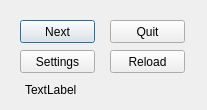
<?xml version="1.0" encoding="UTF-8"?>
<ui version="4.0">
 <class>GameMenu</class>
 <widget class="QDialog" name="GameMenu">
  <property name="geometry">
   <rect>
    <x>0</x>
    <y>0</y>
    <width>207</width>
    <height>110</height>
   </rect>
  </property>
  <property name="windowTitle">
   <string>Game</string>
  </property>
  <widget class="QPushButton" name="pushButton_Next">
   <property name="geometry">
    <rect>
     <x>20</x>
     <y>20</y>
     <width>75</width>
     <height>23</height>
    </rect>
   </property>
   <property name="text">
    <string>Next</string>
   </property>
  </widget>
  <widget class="QPushButton" name="pushButton_Quit">
   <property name="geometry">
    <rect>
     <x>110</x>
     <y>20</y>
     <width>75</width>
     <height>23</height>
    </rect>
   </property>
   <property name="text">
    <string>Quit</string>
   </property>
  </widget>
  <widget class="QPushButton" name="pushButton_Reload">
   <property name="geometry">
    <rect>
     <x>110</x>
     <y>50</y>
     <width>75</width>
     <height>23</height>
    </rect>
   </property>
   <property name="text">
    <string>Reload</string>
   </property>
  </widget>
  <widget class="QPushButton" name="pushButton_Settings">
   <property name="geometry">
    <rect>
     <x>20</x>
     <y>50</y>
     <width>75</width>
     <height>23</height>
    </rect>
   </property>
   <property name="text">
    <string>Settings</string>
   </property>
  </widget>
  <widget class="QLabel" name="label">
   <property name="geometry">
    <rect>
     <x>25</x>
     <y>80</y>
     <width>151</width>
     <height>20</height>
    </rect>
   </property>
   <property name="text">
    <string>TextLabel</string>
   </property>
  </widget>
 </widget>
 <resources/>
 <connections/>
</ui>
